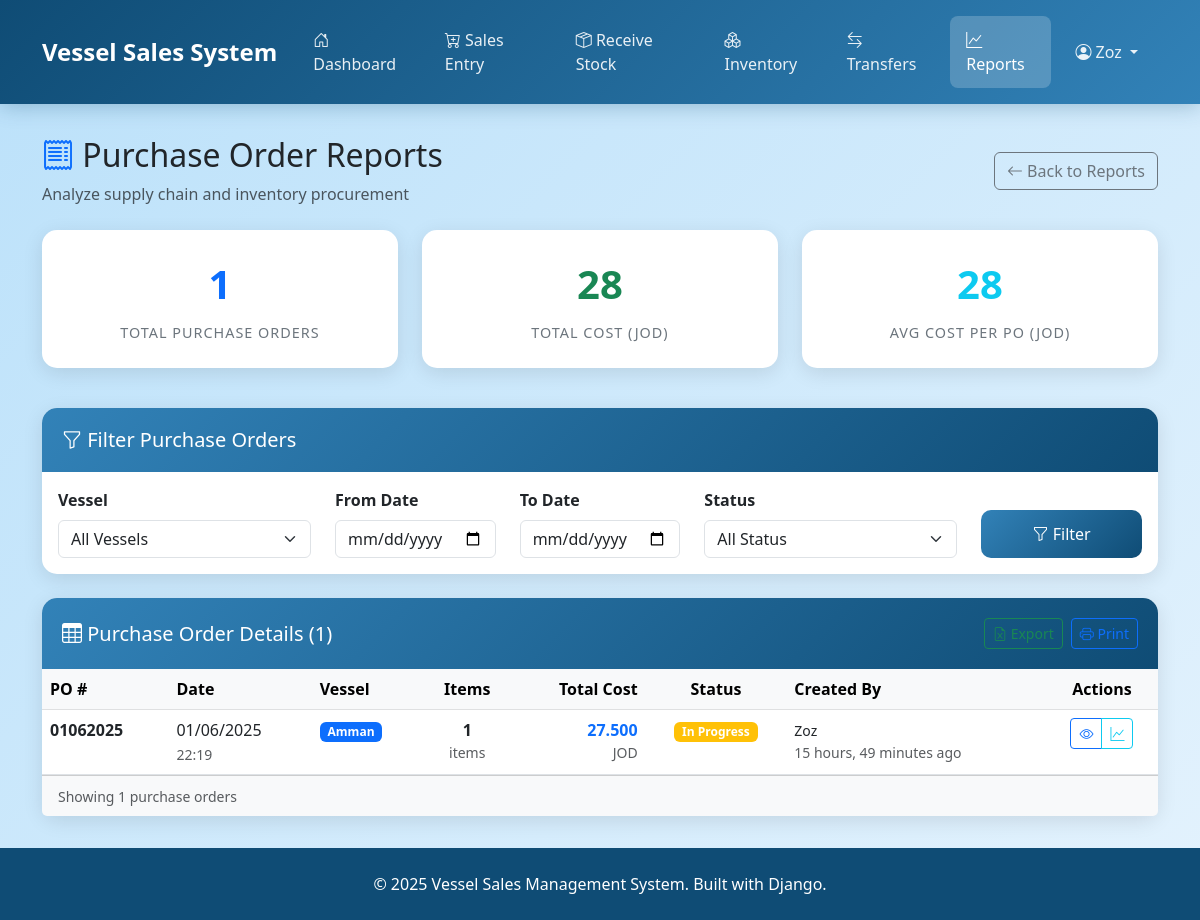
Before: /reports/purchase-orders/ (signed in) with the older database file.
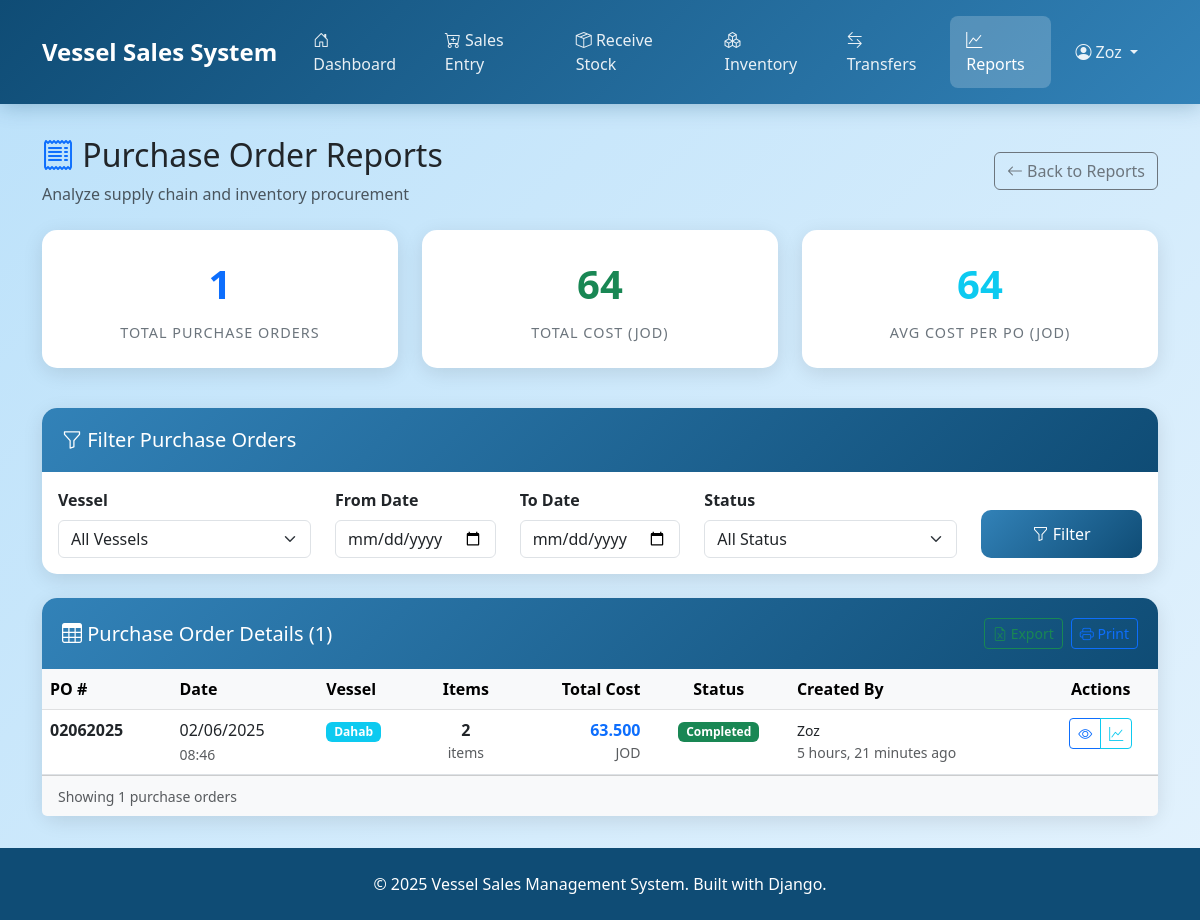
After: the same page with the newer database file.
### transactions/models.py (models this page shows, shortened)
class PurchaseOrder(models.Model):
    po_number = models.CharField(
        max_length=50,
        unique=True,
        help_text="Unique purchase order number (e.g., PO001, PO-2025-001)"
    )
    vessel = models.ForeignKey(
        Vessel,
        on_delete=models.PROTECT,
        related_name='purchase_orders'
    )
    po_date = models.DateField(
        help_text="Date of the purchase order"
    )
    notes = models.TextField(
        blank=True,
        help_text="Additional notes about this purchase order"
    )
    is_completed = models.BooleanField(
        default=False,
        help_text="Whether all items for this PO have been received"
    )
    created_at = models.DateTimeField(auto_now_add=True)
    updated_at = models.DateTimeField(auto_now=True)
    created_by = models.ForeignKey(User, on_delete=models.SET_NULL, null=True, blank=True)
    class Meta:
        ordering = ['-po_date', '-created_at']
        verbose_name = 'Purchase Order'
        verbose_name_plural = 'Purchase Orders'
    @property
    def total_cost(self):
        return self.supply_transactions.aggregate(
            total=Sum(F('unit_price') * F('quantity'))
        )['total'] or 0
    @property
    def transaction_count(self):
        return self.supply_transactions.count()

### vessels/models.py (models this page shows, shortened)
class Vessel(models.Model):
    name = models.CharField(max_length=50, unique=True)
    has_duty_free = models.BooleanField(default=False)
    active = models.BooleanField(default=True)
    created_at = models.DateTimeField(auto_now_add=True)
    updated_at = models.DateTimeField(auto_now=True)
    created_by = models.ForeignKey(User, on_delete=models.SET_NULL, null=True, blank=True)
    class Meta:
        ordering = ['name']
        verbose_name = 'Vessel'
        verbose_name_plural = 'Vessels'

### frontend/views.py (the view)
# urls.py: path('reports/purchase-orders/', views.po_reports, name='po_reports'),  # NEW
@login_required
def po_reports(request):
    vessel_filter = request.GET.get('vessel')
    date_from = request.GET.get('date_from')
    date_to = request.GET.get('date_to')
    status_filter = request.GET.get('status')
    purchase_orders = PurchaseOrder.objects.select_related('vessel', 'created_by').prefetch_related('supply_transactions')
    if vessel_filter:
        purchase_orders = purchase_orders.filter(vessel_id=vessel_filter)
    if date_from:
        from datetime import datetime
        date_from_obj = datetime.strptime(date_from, '%Y-%m-%d').date()
        purchase_orders = purchase_orders.filter(po_date__gte=date_from_obj)
    if date_to:
        from datetime import datetime
        date_to_obj = datetime.strptime(date_to, '%Y-%m-%d').date()
        purchase_orders = purchase_orders.filter(po_date__lte=date_to_obj)
    if status_filter == 'completed':
        purchase_orders = purchase_orders.filter(is_completed=True)
    elif status_filter == 'in_progress':
        purchase_orders = purchase_orders.filter(is_completed=False)
    purchase_orders = purchase_orders.order_by('-po_date', '-created_at')
    total_pos = purchase_orders.count()
    total_cost = sum(po.total_cost for po in purchase_orders)
    avg_cost_per_po = total_cost / total_pos if total_pos > 0 else 0
    vessels = Vessel.objects.filter(active=True).order_by('name')
    context = {
        'purchase_orders': purchase_orders,
        'vessels': vessels,
        'filters': {
            'vessel': vessel_filter,
            'date_from': date_from,
            'date_to': date_to,
            'status': status_filter,
        },
        'summary': {
            'total_pos': total_pos,
            'total_cost': total_cost,
            'avg_cost_per_po': avg_cost_per_po,
        }
    }
    return render(request, 'frontend/po_reports.html', context)

### templates/frontend/po_reports.html (shortened to what the changed rows need)
{% extends 'frontend/base.html' %}
{% load i18n %}
{% block content %}
<div class="row mb-4">
    <div class="col-12">
        <div class="d-flex justify-content-between align-items-center">
            <div>
                <h2>
                    <i class="bi bi-receipt text-primary"></i>
                    {% trans "Purchase Order Reports" %}
                </h2>
            </div>
        </div>
    </div>
</div>
<div class="row mb-4">
    <div class="col-md-4 col-sm-6 mb-3">
        <div class="stats-card">
            <div class="stats-number text-success">{{ summary.total_cost|floatformat:0 }}</div>
            <div class="stats-label">{% trans "Total Cost (JOD)" %}</div>
        </div>
    </div>
    <div class="col-md-4 col-sm-6 mb-3">
        <div class="stats-card">
            <div class="stats-number text-info">{{ summary.avg_cost_per_po|floatformat:0 }}</div>
            <div class="stats-label">{% trans "Avg Cost per PO (JOD)" %}</div>
        </div>
    </div>
</div>
<div class="row">
    <div class="col-12">
        <div class="card">
            <div class="card-body p-0">
                <div class="table-responsive">
                    <table class="table table-hover mb-0">
                        <thead class="table-light">
                            <tr>
                                <th>{% trans "PO #" %}</th>
                                <th>{% trans "Date" %}</th>
                                <th>{% trans "Vessel" %}</th>
                                <th class="text-center">{% trans "Items" %}</th>
                                <th class="text-end">{% trans "Total Cost" %}</th>
                                <th class="text-center">{% trans "Status" %}</th>
                                <th>{% trans "Created By" %}</th>
                                <th class="text-center">{% trans "Actions" %}</th>
                            </tr>
                        </thead>
                        <tbody>
                            {% for po in purchase_orders %}
                            <tr>
                                <td>
                                    <strong>{{ po.po_number }}</strong>
                                </td>
                                <td>
                                    <div>{{ po.po_date|date:"d/m/Y" }}</div>
                                    <small class="text-muted">{{ po.created_at|date:"H:i" }}</small>
                                </td>
                                <td>
                                    <span class="badge {% if po.vessel.name|lower == 'amman' %}bg-primary{% elif po.vessel.name|lower == 'aylah' %}bg-danger{% elif po.vessel.name|lower == 'sinaa' %}bg-success{% elif po.vessel.name|lower == 'nefertiti' %}bg-secondary{% elif po.vessel.name|lower == 'babel' %}bg-warning{% elif po.vessel.name|lower == 'dahab' %}bg-info{% else %}bg-primary{% endif %}">{{ po.vessel.name }}</span>
                                </td>
                                <td class="text-center">
                                    <span class="fw-bold">{{ po.transaction_count }}</span>
                                    <small class="text-muted d-block">{% trans "items" %}</small>
                                </td>
                                <td class="text-end">
                                    <span class="fw-bold text-primary">{{ po.total_cost|floatformat:3 }}</span>
                                    <small class="text-muted d-block">JOD</small>
                                </td>
                                <td class="text-center">
                                    {% if po.is_completed %}
                                        <span class="badge bg-success">{% trans "Completed" %}</span>
                                    {% else %}
                                        <span class="badge bg-warning">{% trans "In Progress" %}</span>
                                    {% endif %}
                                </td>
                                <td>
                                    <small>{{ po.created_by.username|default:"System" }}</small>
                                    <small class="text-muted d-block">{{ po.created_at|timesince }} {% trans "ago" %}</small>
                                </td>
                                <td class="text-center">
                                    <div class="btn-group btn-group-sm">
                                        <a href="{% url 'frontend:po_supply' po.id %}" class="btn btn-outline-primary" title="{% trans 'View Details' %}">
                                            <i class="bi bi-eye"></i>
                                        </a>
                                        <button class="btn btn-outline-info" onclick="viewPOAnalytics({{ po.id }})" title="{% trans 'Analytics' %}">
                                            <i class="bi bi-graph-up"></i>
                                        </button>
                                    </div>
                                </td>
                            </tr>
                            {% endfor %}
                        </tbody>
                    </table>
                </div>
            </div>
        </div>
    </div>
</div>
{% endblock %}

Changed rows visible on the page:
removed PurchaseOrder: po_number "01062025", po_date "01/06/2025", created_at "22:19", vessel.name "Amman", transaction_count "1", total_cost "27.500", created_by.username "Zoz", created_at "15 hours, 49 minutes"
added PurchaseOrder: po_number "02062025", po_date "02/06/2025", created_at "08:46", vessel.name "Dahab", transaction_count "2", total_cost "63.500", created_by.username "Zoz", created_at "5 hours, 21 minutes"
Other visible differences:
{{ summary.total_cost|floatformat:0 }}: "28" → "64"
{{ summary.avg_cost_per_po|floatformat:0 }}: "28" → "64"
